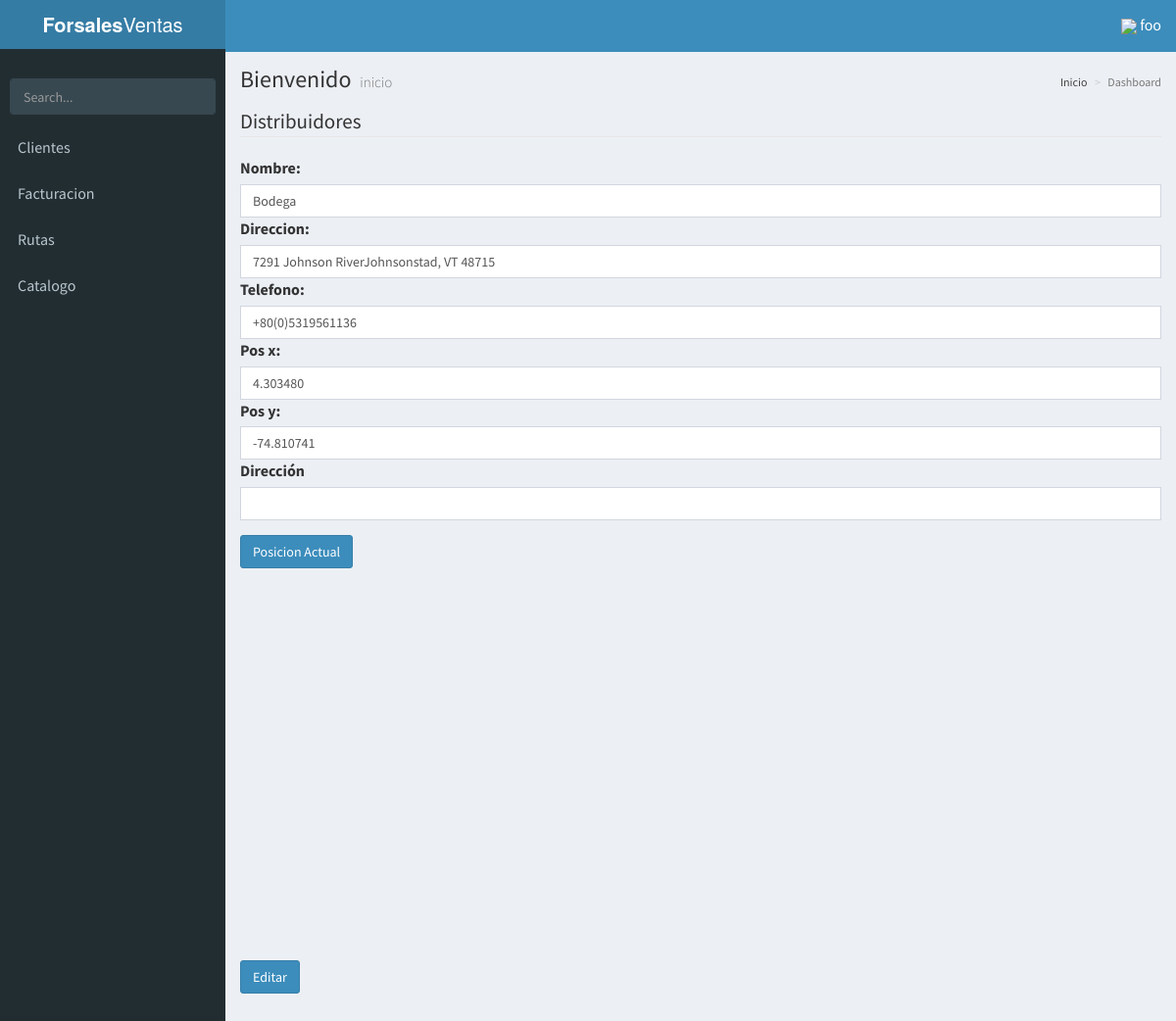
Screenshot of /bodega/6 (signed in) with the database file from the repository.
### base/models.py (models this page shows, shortened)
class bodegas(models.Model):
	nombre = models.CharField(max_length=50)
	direccion = models.CharField(max_length=50)
	telefono = models.CharField(max_length=50)
	pos_x = models.CharField(max_length=50)
	pos_y = models.CharField(max_length=50)

### base/views.py (the view)
# urls.py: url(r'^bodega/(?P<pk>\w+)$', ActualizarBodega.as_view(), name="bodega"),
class ActualizarBodega(LoginRequiredMixin,UpdateView):
	model = bodegas
	fields = '__all__'
	template_name = 'bodegas/actualizar.html'
	success_url = reverse_lazy('dashboard')
	query_pk_and_slug = True
	def get_object(queryset):
		try:
			bodega = bodegas.objects.first()
		except bodegas.DoesNotExist:
			bodega = bodegas.objects.create(
				nombre="Bodega",
				telefono="3122323",
				direccion="3122323",
				pos_x ="4.303480",
				pos_y="-74.810741",
			)
		return bodega

### base/templates/bodegas/actualizar.html (shortened to what this page needs)
{% extends 'AdminLTE/index.html' %}
{% load bootstrap %}
{% load static %}
{% block content %}
<form method="post" role="form">
    <legend>Distribuidores</legend>
    {{ form|bootstrap }}
      <div class="form-group bmd-form-group is-filled">
        <label for="id_ruta_activa" class="control-label   bmd-label-static">Dirección</label>
        <div class=" ">
          <input id="map-address" maxlength="1" class="form-control">
        </div>
      </div>
      <button type="button" class="btn btn-primary mb-5" id="current"> Posicion Actual</button>
      <div id="g-map" style="width: 500px; height: 400px;"></div>
    <div class="form-group">
      <button type="submit" class="btn btn-primary">Editar</button>
    </div>
</form>
{% endblock content %}

### base/templates/AdminLTE/index.html (shortened to what this page needs)
{% load static %}
<!DOCTYPE html>
<html>
<head>
<link rel="stylesheet" href="https://unpkg.com/bootstrap-material-design@4.0.0-beta.3/dist/css/bootstrap-material-design.min.css"
>
  <link rel="stylesheet" href="{% static 'css/AdminLTE/bootstrap/css/bootstrap.min.css' %}">
  <link rel="stylesheet" href="{% static 'css/AdminLTE/AdminLTE.min.css' %}">
  <link rel="stylesheet" href="{% static 'css/AdminLTE/skins/_all-skins.min.css' %}">
  <link rel="stylesheet" href="{% static 'css/AdminLTE/plugins/iCheck/flat/blue.css' %}">
  <link rel="stylesheet" href="{% static 'css/AdminLTE/plugins/morris/morris.css' %}">
  <link rel="stylesheet" href="{% static 'css/AdminLTE/plugins/jvectormap/jquery-jvectormap-1.2.2.css' %}">
  <link rel="stylesheet" href="{% static 'css/AdminLTE/plugins/datepicker/datepicker3.css' %}">
  <link rel="stylesheet" href="{% static 'css/AdminLTE/plugins/daterangepicker/daterangepicker.css' %}">
  <link rel="stylesheet" href="{% static 'css/AdminLTE/plugins/bootstrap-wysihtml5/bootstrap3-wysihtml5.min.css' %}">
  <link rel="stylesheet" href="{% static 'alertifyjs/css/alertify.min.css' %}">
  <link rel="stylesheet" href="{% static 'alertifyjs/css/themes/bootstrap.min.css' %}">
  <link rel="stylesheet" href="{% static 'vue/vue-good-table/vue-good-table.css' %}">
</head>
<body class="hold-transition skin-blue sidebar-mini">
<div class="wrapper" id="vue-root">
  <header class="main-header">
    <a href="/" class="logo">
      <span class="logo-lg"><b>Forsales</b>Ventas</span>
    </a>
    <nav class="navbar navbar-static-top">
      <a href="#" class="sidebar-toggle" data-toggle="offcanvas" role="button">
      </a>
      <div class="navbar-custom-menu">
        <ul class="nav navbar-nav">
          <li class="dropdown user user-menu">
            <a href="#" class="dropdown-toggle" data-toggle="dropdown">
             <img style="width: 10%; " src="{% static 'img/user.png' %}">
              <span class="hidden-xs">{{ request.user.username }}</span>
            </a>
          </li>
        </ul>
      </div>
    </nav>
  </header>
  <aside class="main-sidebar">
    <section class="sidebar">
      <div class="user-panel">
      </div>
      <form action="#" method="get" class="sidebar-form">
        <div class="input-group">
          <input type="text" name="q" class="form-control" placeholder="Search...">
              <span class="input-group-btn">
                <button type="submit" name="search" id="search-btn" class="btn btn-flat">
                </button>
              </span>
        </div>
      </form>
      <ul class="sidebar-menu">
      {% if request.user.is_superuser %}
        <li class="header">PANEL DE CONTROL</li>
        <li>
          <a href="{% url 'listar_productos' %}">
            <i class="fa fa-shopping-basket" aria-hidden="true"><span>Productos</span></i>
          </a>
        </li>
        <li>
          <a href="{% url 'listar_clientes' %}">
            <i class="fa fa-th"></i> <span>Clientes</span>
          </a>
        </li>
        <li>
          <a href="{% url 'bodega' 'main' %}">
            <i class="fa fa-th"></i> <span>Bodega</span>
          </a>
        </li>
        <li>
          <a href="{% url 'listar_distribuidores' %}">
            <i class="fa fa-th"></i> <span>Distribuidores</span>
          </a>
        </li>
        <li>
          <a href="{% url 'listar_proveedores' %}">
            <i class="fa fa-th"></i> <span>Proveedores</span>
          </a>
        </li>
        <li class="treeview">
          <a href="#">
            <i class="fa fa-dashboard"></i> <span>Facturacion</span>
            <span class="pull-right-container">
              <i class="fa fa-angle-left pull-right"></i>
            </span>
          </a>
          <ul class="treeview-menu">
            <li class=""><a href="{% url 'factura' %}"><i class="fa fa-circle-o"></i> Listar</a></li>
          </ul>
           <ul class="treeview-menu">
            <li class=""><a href="{% url 'reportes' %}"><i class="fa fa-circle-o"></i> reportes</a></li>
          </ul>
        </li>
        <li class="treeview">
          <a href="#">
            <i class="fa fa-dashboard"></i> <span>Inventario</span>
            <span class="pull-right-container">
              <i class="fa fa-angle-left pull-right"></i>
            </span>
          </a>
          <ul class="treeview-menu">
            <li class=""><a href="{% url 'movimiento' %}"><i class="fa fa-circle-o"></i> Movimientos</a></li>
          </ul>
        </li>
        <li class="treeview">
          <a href="#">
            <i class="fa fa-dashboard"></i> <span>Catalogo</span>
            <span class="pull-right-container">
              <i class="fa fa-angle-left pull-right"></i>
            </span>
          </a>
          <ul class="treeview-menu">
            <li class=""><a href="{% url 'catalogos' %}"><i class="fa fa-circle-o"></i> Lista</a></li>
          </ul>
        </li>
        <li class="treeview">
          <a href="#">
            <i class="fa fa-dashboard"></i> <span>Rutas</span>
            <span class="pull-right-container">
              <i class="fa fa-angle-left pull-right"></i>
            </span>
          </a>
          <ul class="treeview-menu">
            <li class=""><a href="{% url 'rutas-mapa' %}"><i class="fa fa-circle-o"></i> Rutas</a></li>
          </ul>
        </li>
      {% else %}
        {% if request.user %}
<li>
          <a href="{% url 'listar_clientes' %}">
             <span>Clientes</span>
          </a>
        </li>
          <li class="treeview">
            <a href="#">
               <span>Facturacion</span>
            </a>
          </li>
          <li class="treeview">
            <a href="#">
               <span>Rutas</span>
            </a>
          </li>
        <li class="treeview">
          <a href="#">
             <span>Catalogo</span>
          </a>
        </li>
        {% endif %}
      {% endif %}
      </ul>
    </section>
  </aside>
  <div class="content-wrapper">
    <section class="content-header">
      <h1>
        Bienvenido
        <small>inicio</small>
      </h1>
      <ol class="breadcrumb">
        <li><a href="#"> Inicio</a></li>
        <li class="active">Dashboard</li>
      </ol>
    </section>
    <section class="content">
      {% block content %}
      {% endblock content %}
    </section>
  </div>
</div>
</body>
</html>

### base/templates/AdminLTE/index.html (style rules this page uses)
html, body { font-size: 16px !important; }
.navbar { display: inherit !important; }

### rows the page displays
bodegas: nombre "Bodega", direccion "7291 Johnson RiverJohnsonstad, VT 48715", telefono "+80(0)5319561136", pos_x "4.303480", pos_y "-74.810741"

### other values shown
{{ request.user.username }} "foo"
